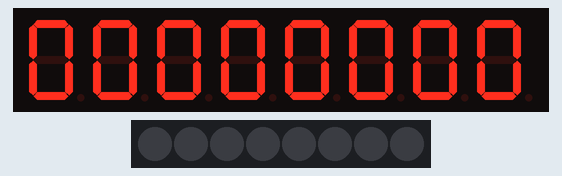
Recording of a sketch running on a simulated ESP8266 (NodeMCU). Parts: 8-digit seven-segment display, 8 RGB LEDs in strip order, left to right.

Above: at 0.1 s.

The sketch:

calculator_in_binary.ino
```cpp
#include <TM1638plus.h> //include the library
#define STROBE_TM D5 // strobe = GPIO connected to strobe line of module
#define CLOCK_TM D6 // clock = GPIO connected to clock line of module
#define DIO_TM D7 // data = GPIO connected to data line of module
bool high_freq = false; //default false, If using a high freq CPU > ~100 MHZ set to true.
// Constructor object (GPIO STB , GPIO CLOCK , GPIO DIO, use high freq MCU)
TM1638plus tm(STROBE_TM, CLOCK_TM , DIO_TM, high_freq);
byte buttons;
void setup() {
 tm.displayBegin();
 tm.reset();
// set up a pattern on the LEDs
 tm.setLEDs(0x0100); //The MSB of this 16 bit value controls which LEDS light up
}
void loop() {
  tm.readButtons(); // read which buttons are pressed
 tm.displayIntNum(buttons); // output the corresponding decimal number represented by the


for (int i = 0;  i < 257; i++ )

{
  if ( buttons == i )
  {
    tm.setLEDs(256*i);
  }
}
}
```
